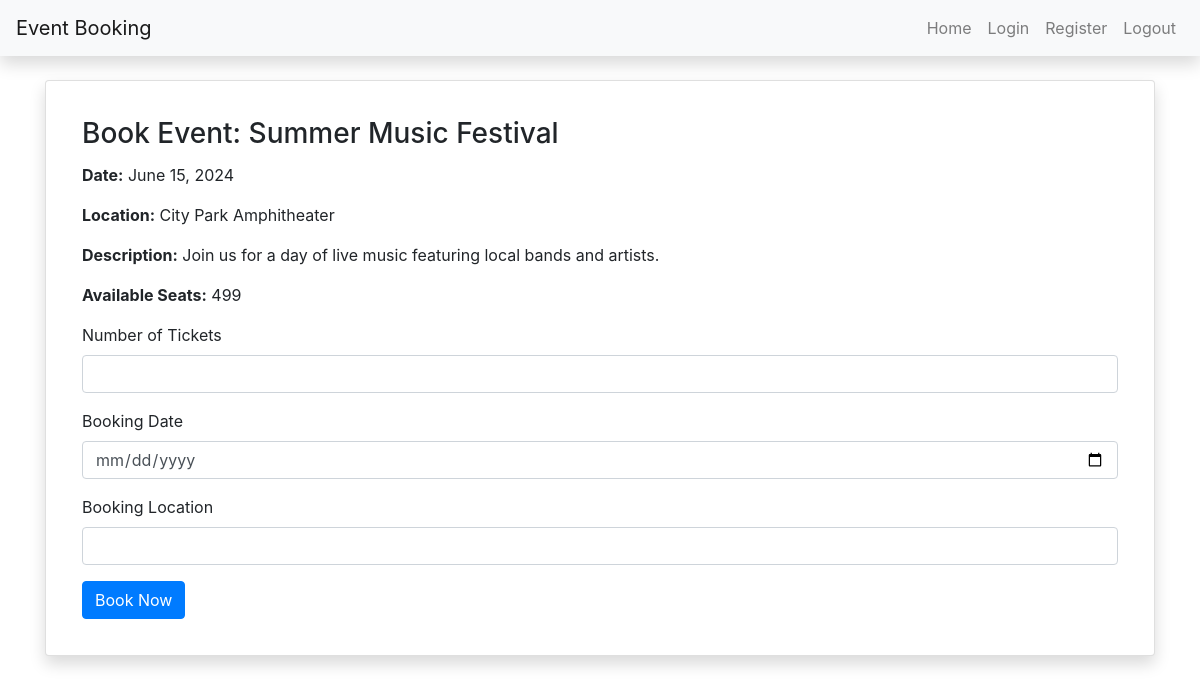
The page /book/4/ (signed in) on the database its author committed.
### webapp/models.py (models this page shows, shortened)
class Event(models.Model):
    title = models.CharField(max_length=200)
    description = models.TextField()
    location = models.CharField(max_length=200)
    date = models.DateField()
    available_seats = models.PositiveIntegerField()

### webapp/views.py (the view, shortened to what this page needs)
# urls.py: path('book/<int:event_id>/', views.book_event, name='book_event'),
@login_required
def book_event(request, event_id):
    event = get_object_or_404(Event, id=event_id)
    return render(request, 'webapp/book_event.html', {'event': event})

### webapp/templates/webapp/book_event.html (shortened to what this page needs)
{% extends 'webapp/base.html' %}
{% block content %}
    <div class="card shadow p-3">
        <div class="card-body">
            <h3 class="card-title">Book Event: {{ event.title }}</h3>
            <p><strong>Date:</strong> {{ event.date }}</p>
            <p><strong>Location:</strong> {{ event.location }}</p>
            <p><strong>Description:</strong> {{ event.description }}</p>
            <p><strong>Available Seats:</strong> {{ event.available_seats }}</p>
            <form method="POST">
                <div class="form-group">
                    <label for="number_of_tickets">Number of Tickets</label>
                    <input type="number" class="form-control" id="number_of_tickets" name="number_of_tickets" min="1" max="{{ event.available_seats }}" required>
                </div>
                <div class="form-group">
                    <label for="booking_date">Booking Date</label>
                    <input type="date" class="form-control" id="booking_date" name="booking_date" required>
                </div>
                <div class="form-group">
                    <label for="booking_location">Booking Location</label>
                    <input type="text" class="form-control" id="booking_location" name="booking_location" required>
                </div>
                <a href="{% url 'booking_status' event.id %}" class="btn btn-primary">Book Now</a>
            </form>
        </div>
    </div>
{% endblock %}

### rows shown on the page
Event: title "Summer Music Festival", date "June 15, 2024", location "City Park Amphitheater", description "Join us for a day of live music featuring local bands and artists.", available_seats "499"
